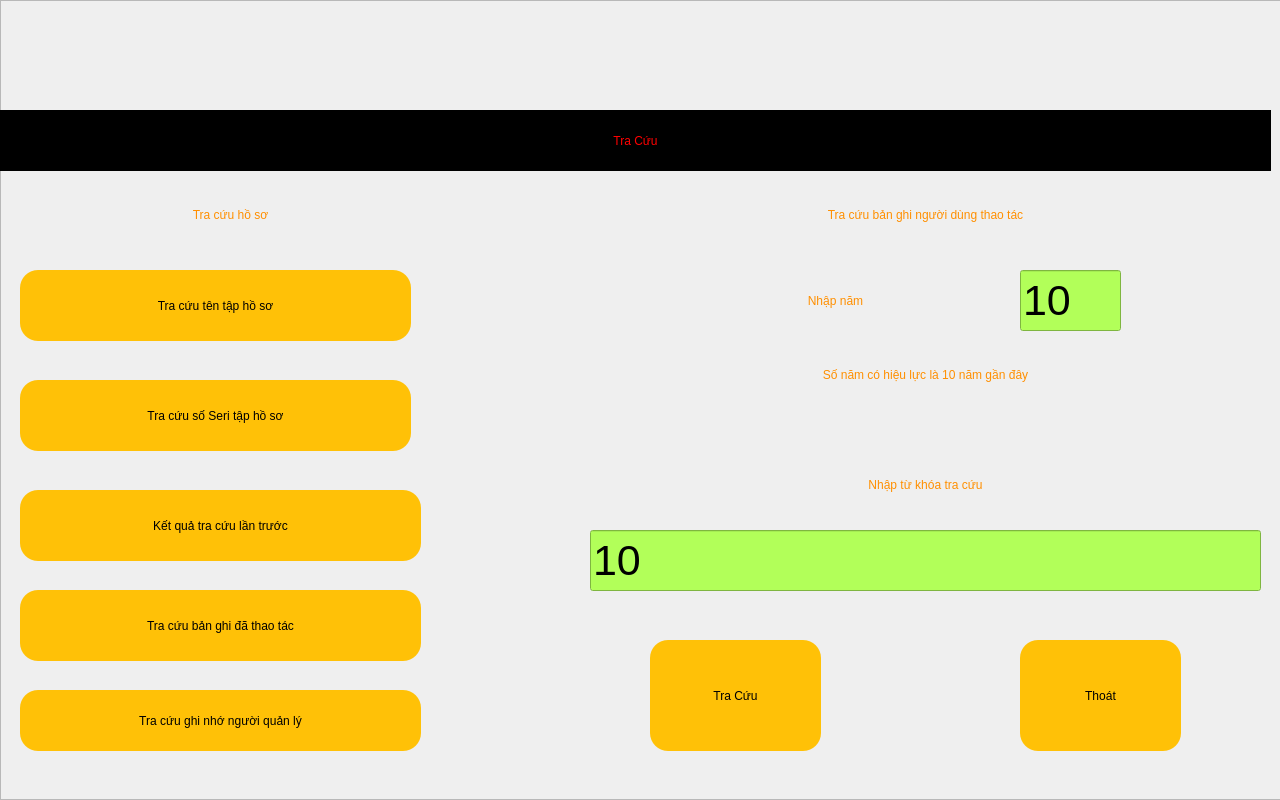
<?xml version="1.0" encoding="UTF-8"?>
<ui version="4.0">
 <class>formTimKiem</class>
 <widget class="QWidget" name="formTimKiem">
  <property name="geometry">
   <rect>
    <x>0</x>
    <y>0</y>
    <width>1280</width>
    <height>800</height>
   </rect>
  </property>
  <property name="windowTitle">
   <string>Form</string>
  </property>
  <property name="styleSheet">
   <string notr="true"/>
  </property>
  <widget class="QFrame" name="frame">
   <property name="geometry">
    <rect>
     <x>0</x>
     <y>0</y>
     <width>12800</width>
     <height>800</height>
    </rect>
   </property>
   <property name="styleSheet">
    <string notr="true">.QFrame{background-image: url(:/images/darkbg.jpg);}.QPushButton:pressed { background-color: #4164ff}.QPushButton{border-radius: 18px;background-color: #FFC107;font: 75 18pt bold &quot;Ubuntu&quot;;}.QLabel{color:#FF8F00;font: 75 30pt &quot;Ubuntu&quot;;}.QLineEdit{background-color:#B2FF59;font: 75 32pt &quot;Ubuntu&quot;;}
</string>
   </property>
   <property name="frameShape">
    <enum>QFrame::StyledPanel</enum>
   </property>
   <property name="frameShadow">
    <enum>QFrame::Raised</enum>
   </property>
   <widget class="QLabel" name="label">
    <property name="geometry">
     <rect>
      <x>0</x>
      <y>110</y>
      <width>1271</width>
      <height>61</height>
     </rect>
    </property>
    <property name="styleSheet">
     <string notr="true">font: 75 32pt &quot;Ubuntu&quot;;background-color: rgb(0, 0, 0);color: rgb(255, 0, 0);</string>
    </property>
    <property name="text">
     <string>Tra Cứu</string>
    </property>
    <property name="alignment">
     <set>Qt::AlignCenter</set>
    </property>
    <property name="margin">
     <number>0</number>
    </property>
   </widget>
   <widget class="QPushButton" name="bttcTenTapHS">
    <property name="geometry">
     <rect>
      <x>20</x>
      <y>270</y>
      <width>391</width>
      <height>71</height>
     </rect>
    </property>
    <property name="text">
     <string>Tra cứu tên tập hồ sơ</string>
    </property>
   </widget>
   <widget class="QPushButton" name="btExit">
    <property name="geometry">
     <rect>
      <x>1020</x>
      <y>640</y>
      <width>161</width>
      <height>111</height>
     </rect>
    </property>
    <property name="text">
     <string>Thoát</string>
    </property>
   </widget>
   <widget class="QLineEdit" name="tbTimKiem">
    <property name="geometry">
     <rect>
      <x>590</x>
      <y>530</y>
      <width>671</width>
      <height>61</height>
     </rect>
    </property>
    <property name="font">
     <font>
      <family>Ubuntu</family>
      <pointsize>32</pointsize>
      <weight>9</weight>
      <italic>false</italic>
      <bold>false</bold>
     </font>
    </property>
    <property name="text">
     <string>10</string>
    </property>
   </widget>
   <widget class="QLabel" name="label_6">
    <property name="geometry">
     <rect>
      <x>90</x>
      <y>190</y>
      <width>281</width>
      <height>50</height>
     </rect>
    </property>
    <property name="styleSheet">
     <string notr="true"/>
    </property>
    <property name="text">
     <string>Tra cứu hồ sơ</string>
    </property>
    <property name="alignment">
     <set>Qt::AlignCenter</set>
    </property>
    <property name="margin">
     <number>0</number>
    </property>
   </widget>
   <widget class="QLineEdit" name="tbNam">
    <property name="geometry">
     <rect>
      <x>1020</x>
      <y>270</y>
      <width>101</width>
      <height>61</height>
     </rect>
    </property>
    <property name="font">
     <font>
      <family>Ubuntu</family>
      <pointsize>32</pointsize>
      <weight>9</weight>
      <italic>false</italic>
      <bold>false</bold>
     </font>
    </property>
    <property name="text">
     <string>10</string>
    </property>
   </widget>
   <widget class="QPushButton" name="bttcSeriTapHS">
    <property name="geometry">
     <rect>
      <x>20</x>
      <y>380</y>
      <width>391</width>
      <height>71</height>
     </rect>
    </property>
    <property name="text">
     <string>Tra cứu số Seri tập hồ sơ</string>
    </property>
   </widget>
   <widget class="QPushButton" name="bttcKetQuaLanTruoc">
    <property name="geometry">
     <rect>
      <x>20</x>
      <y>490</y>
      <width>401</width>
      <height>71</height>
     </rect>
    </property>
    <property name="text">
     <string>Kết quả tra cứu lần trước</string>
    </property>
   </widget>
   <widget class="QPushButton" name="bttcBanGhiDaThaotac">
    <property name="geometry">
     <rect>
      <x>20</x>
      <y>590</y>
      <width>401</width>
      <height>71</height>
     </rect>
    </property>
    <property name="text">
     <string>Tra cứu bản ghi đã thao tác</string>
    </property>
   </widget>
   <widget class="QPushButton" name="bttcGhiNhoQuanLy">
    <property name="geometry">
     <rect>
      <x>20</x>
      <y>690</y>
      <width>401</width>
      <height>61</height>
     </rect>
    </property>
    <property name="text">
     <string>Tra cứu ghi nhớ người quản lý</string>
    </property>
   </widget>
   <widget class="QLabel" name="label_7">
    <property name="geometry">
     <rect>
      <x>590</x>
      <y>190</y>
      <width>671</width>
      <height>50</height>
     </rect>
    </property>
    <property name="styleSheet">
     <string notr="true"/>
    </property>
    <property name="text">
     <string>Tra cứu bản ghi người dùng thao tác</string>
    </property>
    <property name="alignment">
     <set>Qt::AlignCenter</set>
    </property>
    <property name="margin">
     <number>0</number>
    </property>
   </widget>
   <widget class="QLabel" name="label_8">
    <property name="geometry">
     <rect>
      <x>730</x>
      <y>270</y>
      <width>211</width>
      <height>61</height>
     </rect>
    </property>
    <property name="styleSheet">
     <string notr="true"/>
    </property>
    <property name="text">
     <string>Nhập năm</string>
    </property>
    <property name="alignment">
     <set>Qt::AlignCenter</set>
    </property>
    <property name="margin">
     <number>0</number>
    </property>
   </widget>
   <widget class="QLabel" name="label_9">
    <property name="geometry">
     <rect>
      <x>580</x>
      <y>350</y>
      <width>691</width>
      <height>50</height>
     </rect>
    </property>
    <property name="styleSheet">
     <string notr="true"/>
    </property>
    <property name="text">
     <string>Số năm có hiệu lực là 10 năm gần đây</string>
    </property>
    <property name="alignment">
     <set>Qt::AlignCenter</set>
    </property>
    <property name="margin">
     <number>0</number>
    </property>
   </widget>
   <widget class="QLabel" name="lbThongBao">
    <property name="geometry">
     <rect>
      <x>650</x>
      <y>460</y>
      <width>551</width>
      <height>50</height>
     </rect>
    </property>
    <property name="styleSheet">
     <string notr="true"/>
    </property>
    <property name="text">
     <string>Nhập từ khóa tra cứu</string>
    </property>
    <property name="alignment">
     <set>Qt::AlignCenter</set>
    </property>
    <property name="margin">
     <number>0</number>
    </property>
   </widget>
   <widget class="QPushButton" name="btTraCuu">
    <property name="geometry">
     <rect>
      <x>650</x>
      <y>640</y>
      <width>171</width>
      <height>111</height>
     </rect>
    </property>
    <property name="text">
     <string>Tra Cứu</string>
    </property>
   </widget>
  </widget>
 </widget>
 <resources>
  <include location="resources.qrc"/>
 </resources>
 <connections/>
</ui>
